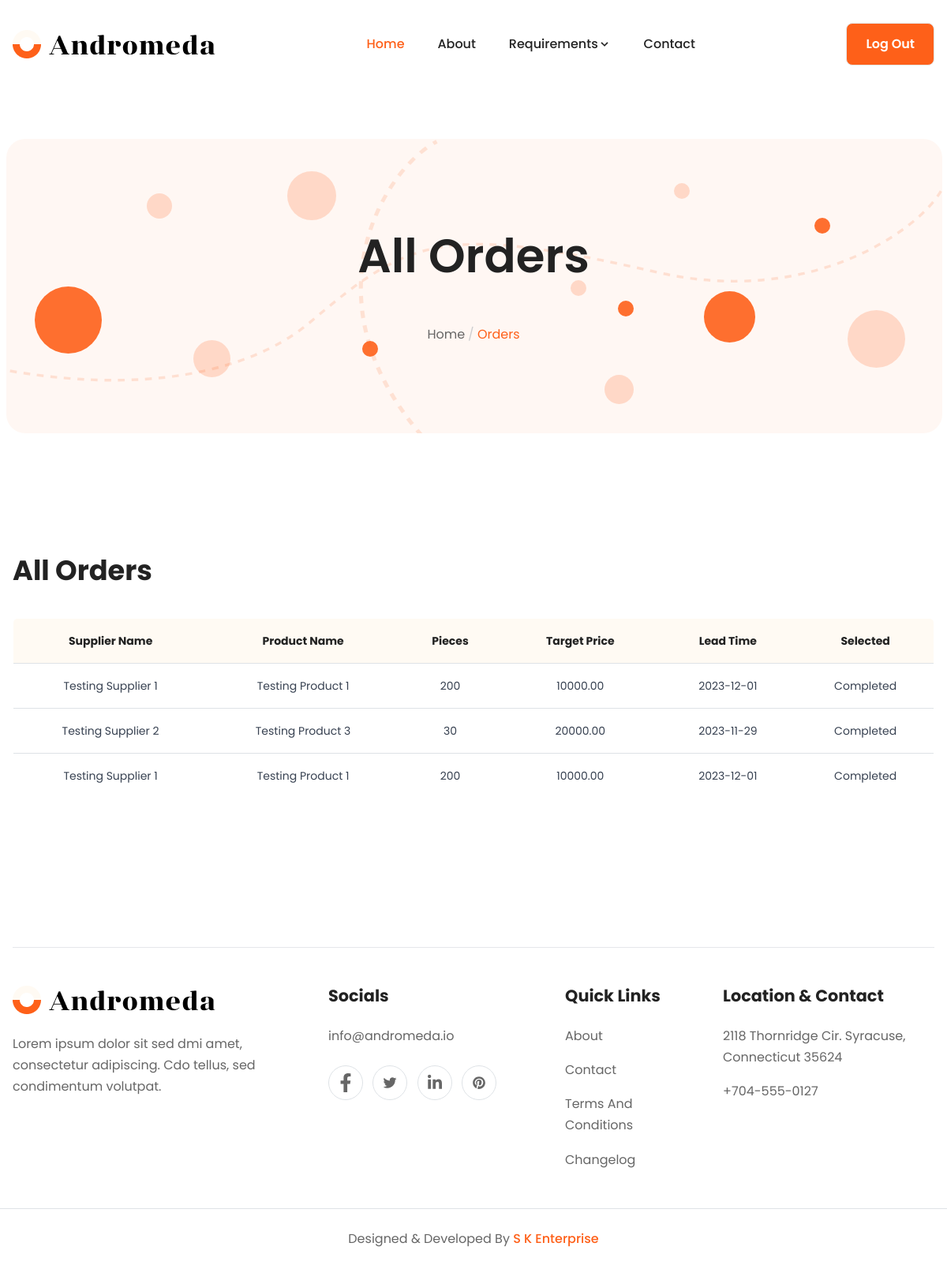
/pages/allOrdersDetails.php (signed in), run on the app's committed database.
### tables this page shows
CREATE TABLE `bidding` (
  `Id` int(11) NOT NULL,
  `SupplierId` int(11) DEFAULT NULL,
  `AdminRequirementId` int(11) DEFAULT NULL,
  `BuyerRequirementId` int(11) NOT NULL,
  `Pieces` int(11) DEFAULT NULL,
  `TargetPrice` decimal(10,2) DEFAULT NULL,
  `LeadTime` date DEFAULT NULL,
  `Status` varchar(50) DEFAULT 'Pending'
);

CREATE TABLE `users` (
  `Id` int(11) NOT NULL,
  `RoleId` int(11) NOT NULL,
  `Name` varchar(250) NOT NULL,
  `Password` varchar(250) NOT NULL,
  `Email` varchar(250) NOT NULL,
  `MobileNumber` varchar(250) NOT NULL,
  `Business` varchar(250) NOT NULL
);

CREATE TABLE `adminrequirements` (
  `Id` int(11) NOT NULL,
  `BuyerRequirementId` int(11) DEFAULT NULL,
  `BuyerId` int(11) DEFAULT NULL,
  `Pieces` int(11) DEFAULT NULL,
  `TargetPrice` int(11) DEFAULT NULL,
  `Name` varchar(255) DEFAULT NULL,
  `Description` text DEFAULT NULL,
  `LeadTime` date DEFAULT NULL,
  `TodaysDate` date DEFAULT NULL,
  `CountDown` int(11) DEFAULT NULL,
  `CategoryId` int(11) DEFAULT NULL,
  `Status` varchar(20) DEFAULT 'Pending'
);

### pages/allOrdersDetails.php (the view, shortened to what this page needs)
<?php
include "../assets/includes/init.php";
$query = "SELECT bidding.Id, users.Name as supplierName, adminrequirements.Name, bidding.Pieces, bidding.TargetPrice, bidding.LeadTime, bidding.Status FROM bidding INNER JOIN adminrequirements ON adminrequirements.Id = bidding.AdminRequirementId INNER JOIN users ON users.Id = bidding.SupplierId WHERE bidding.Status = 'Accepted' || bidding.Status = 'Completed'";
$statement = $connection->prepare($query);
$result = $statement->execute();
$fetch = $statement->fetchAll(PDO::FETCH_ASSOC);
include pathOf("assets/includes/header.php");
include pathOf("assets/includes/navbar.php");
?>
<body>
    <section class="section">
        <div class="container-xxl relative overflow-hidden">
            <div class="row text-center">
                <div class="lg:col-12">
                    <div class="py-28">
                        <h1 class="mb-12 text-center text-h1-sm font-semibold capitalize md:text-h1-md lg:text-h1" data-aos="fade-up" data-aos-delay="100">
                            All Orders
                        </h1>
                        <nav data-aos="fade-up" data-aos-delay="200">
                            <ul class="mb-0 flex justify-center bg-transparent p-0">
                                <li class="">
                                    <a class="" href="#">Home</a>
                                </li>
                                <li class="text-primary" aria-current="page">
                                    <span class="pl-1 text-light">/</span>
                                    Orders
                                </li>
                            </ul>
                        </nav>
                    </div>
                    <div class="has-circle h-full bg-primary/5">
                        <span class="ratio-32 rellax rellax left-[15%] top-[4.3rem]" data-rellax-speed="-2">
                        </span>
                        <span class="ratio-85 fill rellax left-[3%] top-[50%]" data-rellax-speed="2">
                        </span>
                        <span class="ratio-20 fill bottom-[26%] left-[38%]"> </span>
                        <span class="ratio-47 rellax bottom-[19%] left-[20%]" data-rellax-speed="1">
                        </span>
                        <span class="ratio-62 rellax left-[30%] top-[11%]" data-rellax-speed="-1">
                        </span>
                        <span class="ratio-20 fill rellax right-[12%] top-[100px]" data-rellax-speed="-0.5">
                        </span>
                        <span class="ratio-73 rellax right-[4%] top-[58%]" data-rellax-speed="-1">
                        </span>
                        <span class="ratio-37 rellax bottom-[10%] right-[33%]" data-rellax-speed="-0.5">
                        </span>
                        <span class="ratio-20 rellax right-[38%] top-[48%]" data-rellax-speed="1">
                        </span>
                        <span class="ratio-20 fill rellax right-[33%] top-[55%]" data-rellax-speed="1">
                        </span>
                        <span class="ratio-65 fill rellax bottom-[31%] right-[20%]" data-rellax-speed="-2">
                        </span>
                        <span class="ratio-20 right-[27%] top-[15%]" data-rellax-speed="-2">
                        </span>
                    </div>
                </div>
            </div>
        </div>
    </section>
    <section class="section">
        <div class="container">
            <div class="content">
                <h3 id="table">All Orders</h3>
                <table style="text-align: center;">
                    <thead>
                        <tr>
                            <th>Supplier Name</th>
                            <th>Product Name</th>
                            <th>Pieces</th>
                            <th>Target Price</th>
                            <th>Lead Time</th>
                            <th>Selected</th>
                        </tr>
                    </thead>
                    <tbody style="text-align: center;">
                        <?php foreach ($fetch as $bidData) { ?>
                            <tr>
                                <td><?= $bidData["supplierName"] ?></td>
                                <td><?= $bidData["Name"] ?></td>
                                <td><?= $bidData["Pieces"] ?></td>
                                <td><?= $bidData["TargetPrice"] ?></td>
                                <td><?= $bidData["LeadTime"] ?></td>
                                <td><?= $bidData["Status"] ?></td>
                            </tr>
                        <?php } ?>
                    </tbody>
                </table>
            </div>
        </div>
    </section>
    <?php
    include pathOf("assets/includes/footer.php");
    ?>
    <?php
    include pathOf("assets/includes/pageend.php");
    ?>

### data on the page
bidding: SupplierId.Name "Testing Supplier 1", AdminRequirementId.Name "Testing Product 1", Pieces "200", TargetPrice "10000.00", LeadTime "2023-12-01", Status "Completed"
bidding: SupplierId.Name "Testing Supplier 2", AdminRequirementId.Name "Testing Product 3", Pieces "30", TargetPrice "20000.00", LeadTime "2023-11-29", Status "Completed"
bidding: SupplierId.Name "Testing Supplier 1", AdminRequirementId.Name "Testing Product 1", Pieces "200", TargetPrice "10000.00", LeadTime "2023-12-01", Status "Completed"
